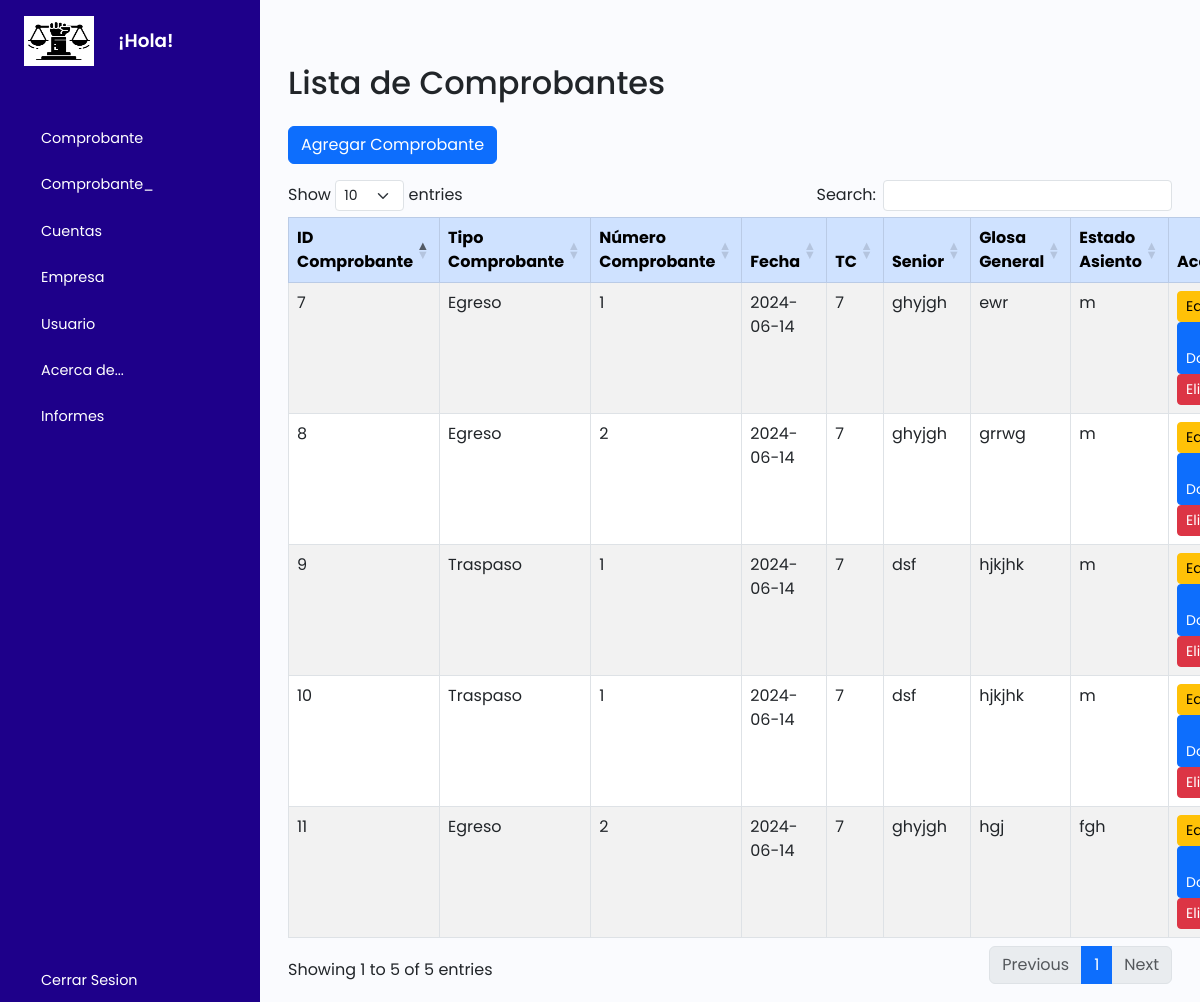
/tcomprobante/index.php, run on an earlier commit of the app's database.
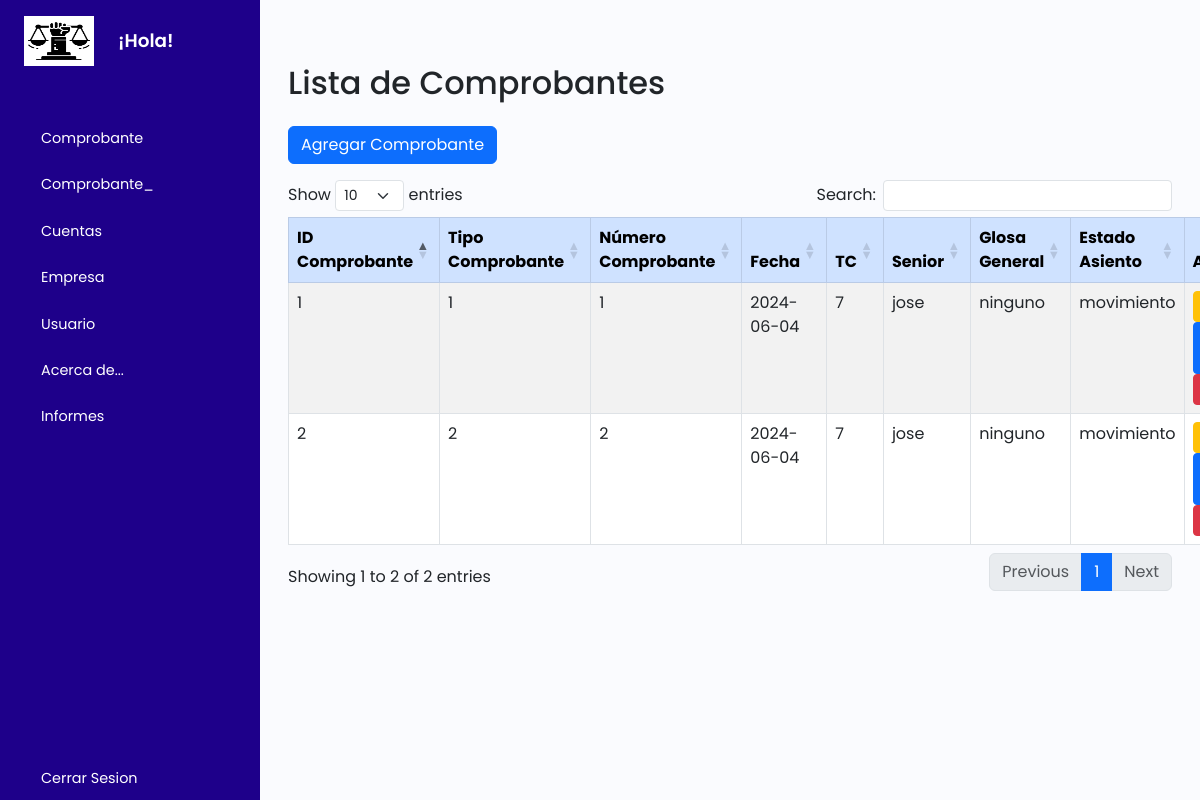
And on a later commit of the database.
### tables this page shows
CREATE TABLE `tcomprobantes` (
  `idcomprobante` int(11) NOT NULL,
  `codtipocomprobante` varchar(255) NOT NULL,
  `nocomprobante` int(11) NOT NULL,
  `fecha` date NOT NULL,
  `tc` double NOT NULL,
  `senior` varchar(255) NOT NULL,
  `glosag` varchar(255) NOT NULL,
  `estadoasiento` varchar(255) NOT NULL
);

### tcomprobante/index.php (the view, shortened to what this page needs)
<?php
include_once("../plantilla/inicio.php");
include_once '../cone.php';
?>
<div class="main p-3">
    <div class="container mt-5">
        <h2 class="mb-4">Lista de Comprobantes</h2>
        <a href="create.php" class="btn btn-primary mb-3">Agregar Comprobante</a>
        <?php
        $sql = "SELECT * FROM tcomprobantes";
        $result = $conn->query($sql);
        if ($result->num_rows > 0) {
            echo "<table id='tcomprobante' class='table table-striped table-bordered'>
            <thead class='table-primary'>
            <tr>
                <th>ID Comprobante</th>
                <th>Tipo Comprobante</th>
                <th>Número Comprobante</th>
                <th>Fecha</th>
                <th>TC</th>
                <th>Senior</th>
                <th>Glosa General</th>
                <th>Estado Asiento</th>
                <th>Acciones</th>
            </tr>
            </thead>
            <tbody>";
            while($row = $result->fetch_assoc()) {
                echo "<tr>
                <td>" . $row["idcomprobante"]. "</td>
                <td>" . $row["codtipocomprobante"]. "</td>
                <td>" . $row["nocomprobante"]. "</td>
                <td>" . $row["fecha"]. "</td>
                <td>" . $row["tc"]. "</td>
                <td>" . $row["senior"]. "</td>
                <td>" . $row["glosag"]. "</td>
                <td>" . $row["estadoasiento"]. "</td>
                <td>
                    <a href='update.php?id=".$row["idcomprobante"]."' class='btn btn-warning btn-sm'>Editar</a>
                    <a href='view.php?id=".$row["idcomprobante"]."' class='btn btn-primary btn-sm'>Ver Documento</a>
                    <a href='delete.php?id=".$row["idcomprobante"]."' class='btn btn-danger btn-sm'>Eliminar</a>
                </td>
                </tr>";
            }
            echo "</tbody></table>";
        } else {
            echo "<div class='alert alert-warning' role='alert'>0 resultados</div>";
        }
        ?>
    </div>
</div>
<?php
include_once("../plantilla/final.php");
?>

What changed in the data, as far as the page shows it:
removed tcomprobantes: idcomprobante "7", codtipocomprobante "Egreso", nocomprobante "1", fecha "2024-06-14", tc "7", senior "ghyjgh", glosag "ewr", estadoasiento "m"
removed tcomprobantes: idcomprobante "8", codtipocomprobante "Egreso", nocomprobante "2", fecha "2024-06-14", tc "7", senior "ghyjgh", glosag "grrwg", estadoasiento "m"
removed tcomprobantes: idcomprobante "9", codtipocomprobante "Traspaso", nocomprobante "1", fecha "2024-06-14", tc "7", senior "dsf", glosag "hjkjhk", estadoasiento "m"
removed tcomprobantes: idcomprobante "10", codtipocomprobante "Traspaso", nocomprobante "1", fecha "2024-06-14", tc "7", senior "dsf", glosag "hjkjhk", estadoasiento "m"
removed tcomprobantes: idcomprobante "11", codtipocomprobante "Egreso", nocomprobante "2", fecha "2024-06-14", tc "7", senior "ghyjgh", glosag "hgj", estadoasiento "fgh"
added tcomprobantes: idcomprobante "1", codtipocomprobante "1", nocomprobante "1", fecha "2024-06-04", tc "7", senior "jose", glosag "ninguno", estadoasiento "movimiento"
added tcomprobantes: idcomprobante "2", codtipocomprobante "2", nocomprobante "2", fecha "2024-06-04", tc "7", senior "jose", glosag "ninguno", estadoasiento "movimiento"
Also different on the page:
text written by a page script: "Show entries Search: Showing 1 to 5 of 5 entries Previous 1 Next" → "Show entries Search: Showing 1 to 2 of 2 entries Previous 1 Next"
